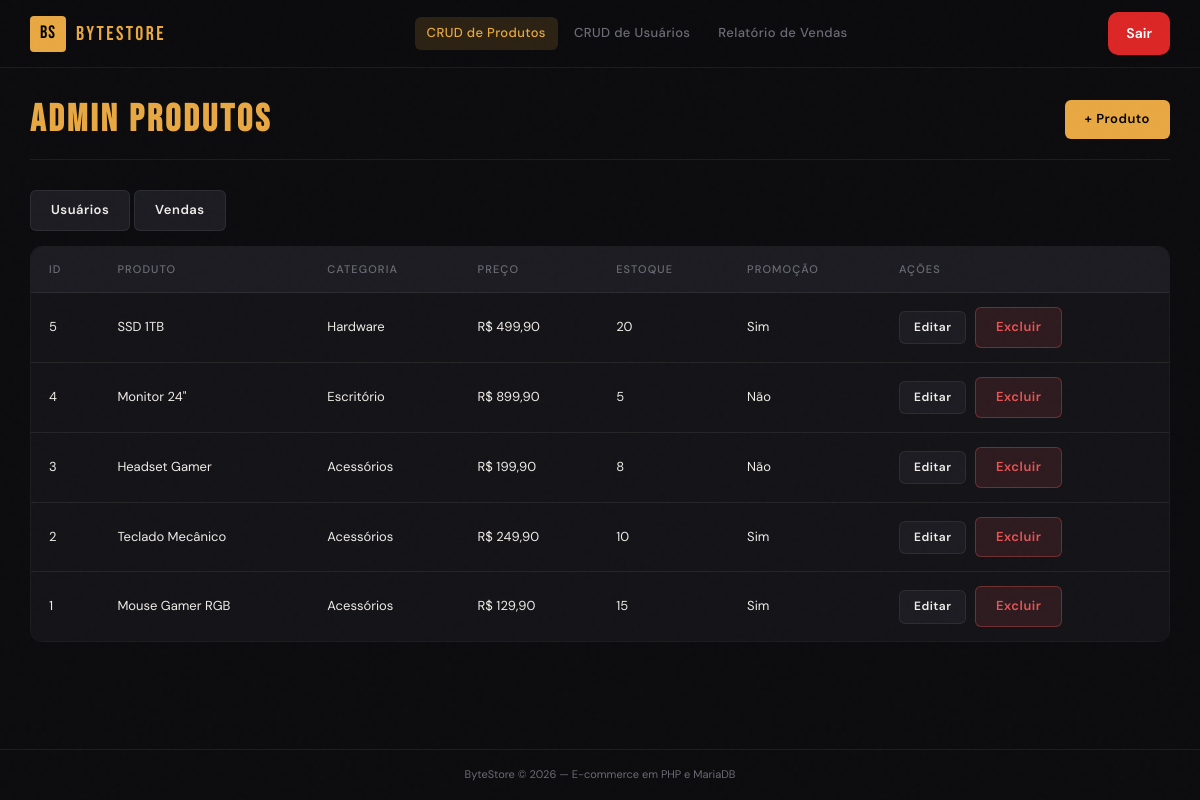
Page /admin/produtos/index.php (signed in) on the committed database.
### tables this page shows
CREATE TABLE produtos (
    id INT AUTO_INCREMENT PRIMARY KEY,
    nome VARCHAR(200) NOT NULL,
    descricao TEXT,
    preco DECIMAL(10,2) NOT NULL,
    estoque INT NOT NULL DEFAULT 0,
    imagem VARCHAR(255),
    promocao TINYINT(1) NOT NULL DEFAULT 0,
    categoria_id INT NOT NULL,
    criado_em TIMESTAMP DEFAULT CURRENT_TIMESTAMP,
    CONSTRAINT fk_produtos_categorias FOREIGN KEY (categoria_id) REFERENCES categorias(id)
);

CREATE TABLE categorias (
    id INT AUTO_INCREMENT PRIMARY KEY,
    nome VARCHAR(100) NOT NULL,
    slug VARCHAR(100) NOT NULL UNIQUE
);

### admin/produtos/index.php (the view, shortened to what this page needs)
<?php
require_once '../../configs/banco.php';
$produtos = $conn->query('SELECT p.*, c.nome AS categoria_nome FROM produtos p LEFT JOIN categorias c ON p.categoria_id = c.id ORDER BY p.id DESC');
include '../../configs/header.php';
?>
<main class="main"><div class="container">
    <div class="page-header"><h1 class="page-title"><span>Admin Produtos</span></h1><a class="btn btn-primary" href="cadastrar.php">+ Produto</a></div>
    <div style="margin-bottom:1.5rem;"><a class="btn btn-secondary" href="/Projeto/admin/usuarios/index.php">Usuários</a> <a class="btn btn-secondary" href="/Projeto/admin/pedidos/index.php">Vendas</a></div>
    <div class="table-wrapper"><table>
        <thead><tr><th>ID</th><th>Produto</th><th>Categoria</th><th>Preço</th><th>Estoque</th><th>Promoção</th><th>Ações</th></tr></thead>
        <tbody><?php while ($p = $produtos->fetch_assoc()): ?>
            <tr><td><?= $p['id'] ?></td><td><?= htmlspecialchars($p['nome']) ?></td><td><?= htmlspecialchars($p['categoria_nome'] ?? '') ?></td><td>R$ <?= number_format($p['preco'],2,',','.') ?></td><td><?= $p['estoque'] ?></td><td><?= $p['promocao'] ? 'Sim' : 'Não' ?></td><td><a class="btn btn-secondary btn-sm" href="editar.php?id=<?= $p['id'] ?>">Editar</a> <a class="btn-delete" href="excluir.php?id=<?= $p['id'] ?>" onclick="return confirm('Excluir produto?')">Excluir</a></td></tr>
        <?php endwhile; ?></tbody>
    </table></div>
</div></main>
<?php include '../../configs/footer.php'; ?>

### configs/style.css (style rules this page uses)
:root { --amber: #E8A842; --amber-dim:#A8762A; --amber-glow: rgba(232, 168, 66, 0.15); --bg: #0C0C0E; --surface: #141418; --surface2: #1C1C22; --border: rgba(255,255,255,0.07); --border-amber: rgba(232,168,66,0.3); --text: #F0EDE8; --muted: #6B6B75; --danger: #E85454; --success: #4CAF7D; --info: #5B8DEF; --header-h: 68px; --radius: 6px; --radius-lg:12px; }
*, *::before, *::after { margin: 0; padding: 0; box-sizing: border-box; outline: none; border: none; text-decoration: none; transition: color .2s, background .2s, border-color .2s, opacity .2s, transform .2s; }
html { font-size: 10px; scroll-behavior: smooth; }
body { background-color: var(--bg); color: var(--text); font-family: 'DM Sans', sans-serif; font-size: 1.4rem; line-height: 1.6; min-height: 100vh; }
body::before { content: ''; position: fixed; inset: 0; pointer-events: none; z-index: 9999; opacity: .4; }
.container { width: 100%; max-width: 1280px; margin: 0 auto; padding: 0 3rem; }
.main { flex: 1; padding: 3.2rem 0; }
.page-header { display: flex; align-items: flex-end; justify-content: space-between; margin-bottom: 3rem; padding-bottom: 2rem; border-bottom: 1px solid var(--border); }
.page-title { font-family: 'Bebas Neue', sans-serif; font-size: 3.8rem; letter-spacing: .08em; line-height: 1; color: var(--text); }
.page-title span { color: var(--amber); }
.btn { display: inline-flex; align-items: center; gap: .8rem; padding: .9rem 2rem; border-radius: var(--radius); font-size: 1.3rem; font-weight: 600; cursor: pointer; letter-spacing: .04em; white-space: nowrap; }
.btn-primary { background: var(--amber); color: #000; }
.btn-secondary { background: var(--surface2); color: var(--text); border: 1px solid var(--border); }
.btn-sm { padding: .6rem 1.4rem; font-size: 1.2rem; }
.table-wrapper { overflow-x: auto; border-radius: var(--radius-lg); border: 1px solid var(--border); }
table { width: 100%; border-collapse: collapse; font-size: 1.3rem; }
thead { background: var(--surface2); }
thead th { padding: 1.4rem 1.8rem; text-align: left; font-size: 1.1rem; text-transform: uppercase; letter-spacing: .1em; color: var(--muted); font-weight: 500; white-space: nowrap; }
tbody tr { border-top: 1px solid var(--border); background: var(--surface); }
tbody td { padding: 1.4rem 1.8rem; color: var(--text); vertical-align: middle; }
.btn-delete { display: inline-flex; align-items: center; gap: .6rem; padding: .9rem 2rem; border-radius: var(--radius); font-size: 1.3rem; font-weight: 600; cursor: pointer; letter-spacing: .04em; background: rgba(232, 84, 84, .12); color: var(--danger); border: 1px solid rgba(232, 84, 84, .35); font-family: 'DM Sans', sans-serif; }
.table-wrapper table .btn-delete, .table-wrapper table .btn { margin-right:.5rem; }

### rows in the picture
produtos: id "5", nome "SSD 1TB", categoria.nome "Hardware", preco "499,90", estoque "20", promocao "Sim"
produtos: id "4", nome "Monitor 24\"", categoria.nome "Escritório", preco "899,90", estoque "5", promocao "Não"
produtos: id "3", nome "Headset Gamer", categoria.nome "Acessórios", preco "199,90", estoque "8", promocao "Não"
produtos: id "2", nome "Teclado Mecânico", categoria.nome "Acessórios", preco "249,90", estoque "10", promocao "Sim"
produtos: id "1", nome "Mouse Gamer RGB", categoria.nome "Acessórios", preco "129,90", estoque "15", promocao "Sim"

### other values in the picture
$item['label'] "CRUD de Produtos"
$item['label'] "CRUD de Usuários"
$item['label'] "Relatório de Vendas"
